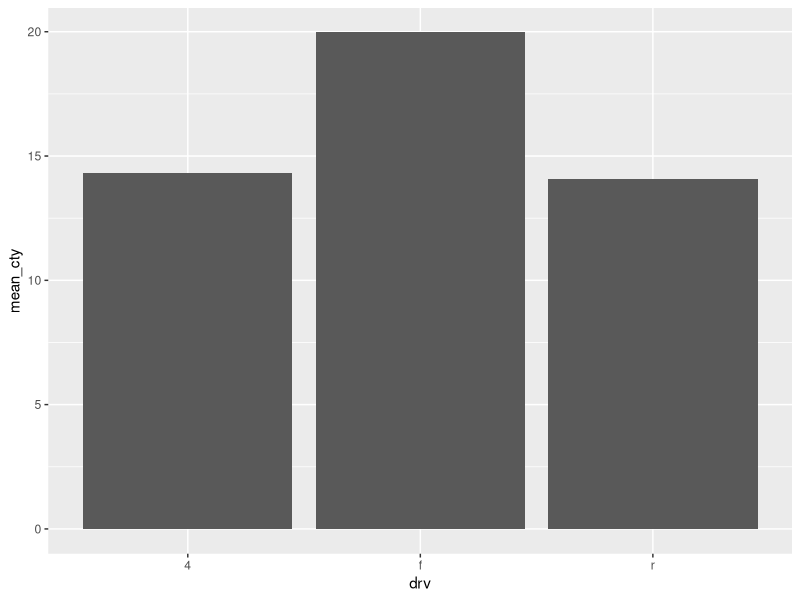
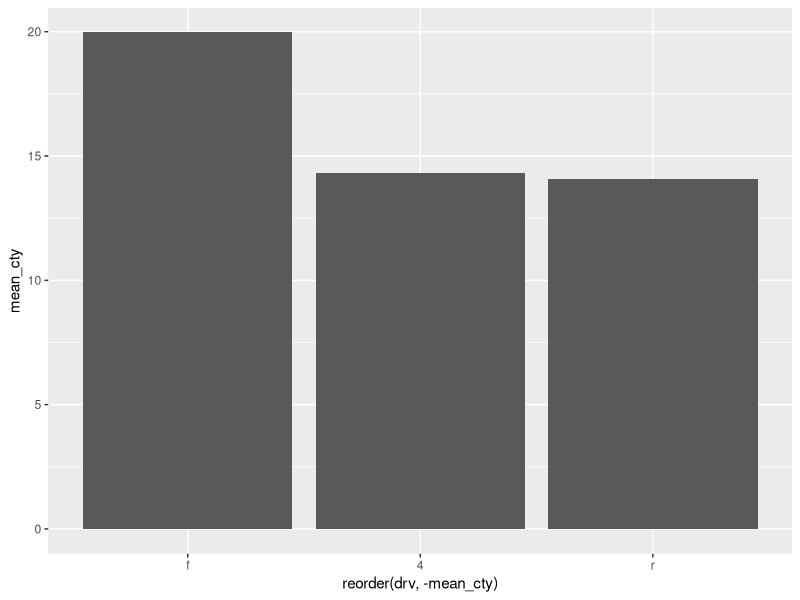
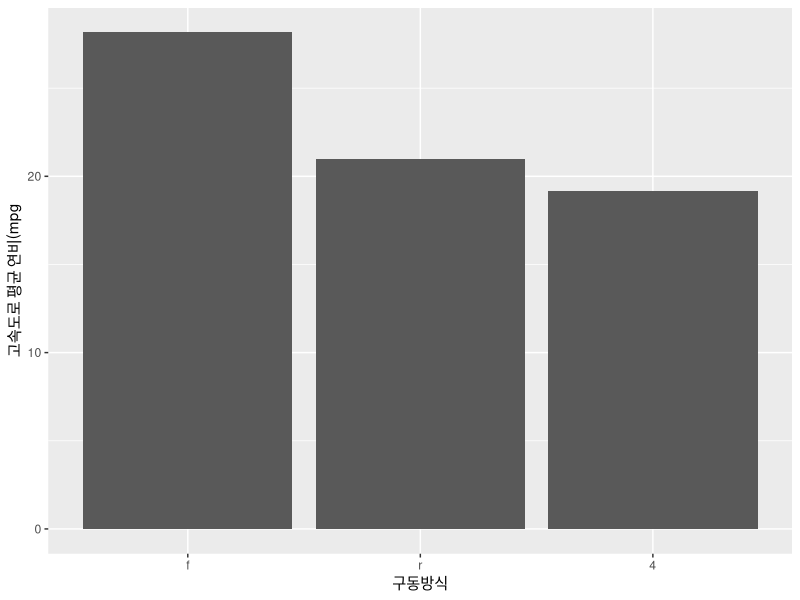
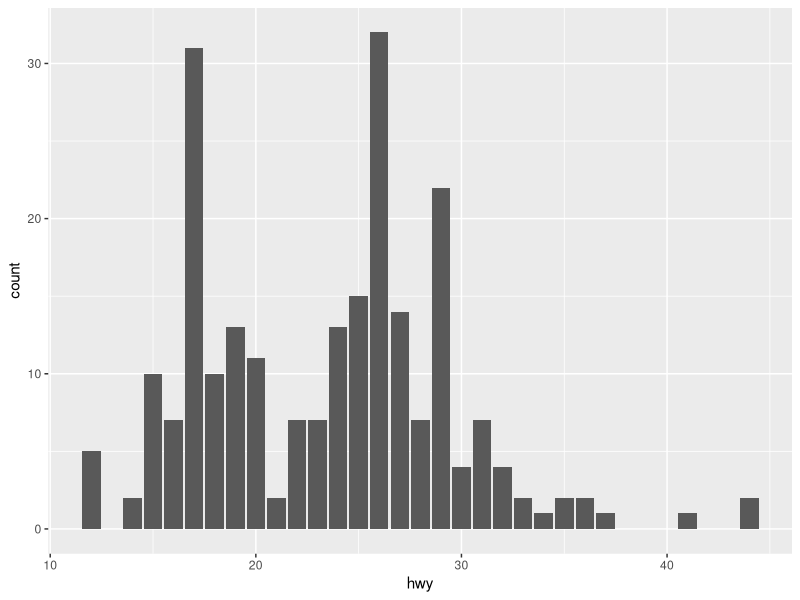

These charts were generated, in order, by the following R code: (Note: this script raises an error after producing the figures.)
# ggplot2를 사용한 여러가지 그래프
search()
library(dplyr)  # 데이터를 가공/정제하는 패키지
library(ggplot2)  # 그래프를 그리기 위한 패키지

# ggplot2::mpg 데이터 프레임
str(mpg)
# 자동차 구동방식(drv)별로 연비 차이?
df_mpg <- mpg %>% 
  group_by(drv) %>% 
  summarise(mean_cty = mean(cty))
df_mpg

# 그래프
ggplot(data = df_mpg, mapping = aes(x = drv, y = mean_cty)) +
  geom_col()

# x축의 데이터 순서를 y축의 값에 따라서 정렬하면 
# 막대 그래프를 크기 순서로 보여줄 수 있음.
# reorder(정렬할 데이터, 정렬기준)
ggplot(data = df_mpg, mapping = aes(x = reorder(drv, -mean_cty), y =  mean_cty)) +
  geom_col()

# 구동방식별 고속도로 연비 차이?
df_mpg2 <- mpg %>% 
  group_by(drv) %>% 
  summarise(mean_hwy = mean(hwy))
df_mpg2

ggplot(data = df_mpg2, mapping = aes(x = reorder(drv, -mean_hwy), y = mean_hwy)) +
  geom_col() +
  xlab("구동방식") +
  ylab("고속도로 평균 연비(mpg")


ggplot(data = mpg, mapping = aes(x = hwy)) +
  geom_bar()

# 연습문제
# 1
mpg <- as.data.frame(ggplot2::mpg)
ex_mpg

ex_mpg <- mpg %>% 
  filter(class == "suv") %>% 
  group_by(manufacturer) %>% 
  summarise(mean_cty = mean(cty)) %>% 
  arrange(desc(mean_cty)) %>% 
  head(n=5)

ggplot(data = ex_mpg, mapping = aes(x = reorder(manufacturer, -mean_cty), 
                                    y = mean_cty)) +
         geom_col()

# 2
ggplot(data = mpg, mapping = aes(x = class)) +
  geom_bar()

# 도수분포표: table()
t <- table(mpg$class)
t["compact"]
t["suv"]
ggplot(data = mpg, mapping = aes(x = class)) +
  geom_bar()

ggplot(data = mpg, mapping = aes(x = reorder(class, table(class)[class]))) +
  geom_bar()

# geom_bar(): 변수의 빈도수를 막대 그래프로 그려주는 함수
# geom_bar()에서 x축에 사용될 수 있는 변수
# 1) 범주형 변수 (예: mpg의 class)
# 2) 연속 변수(숫자) -> 구간을 나눠서 구간 안에 포함된 갯수(빈도수)
#    (예: mpg의 cty, hwy)
# geom_bar()를 사용할 때는 x축 변수만 mapping시키면 됨

# geom_col(): 어떤 변수의 크기를 막대그래프로 그려주는 함수
# 예: 성별에 따른 급여, 제조사별 평균 연비
# geom_col()을 사용할 때는 x축 변수, y축 변수를 모두 mapping시켜야 함.

df <- as.data.frame(table(mpg$class))
df
ggplot(data = df, mapping = aes(reorder(x = Var1, Freq), y = Freq)) +
  geom_col()


# 선 그래프
# ggplot2::economics 데이터 프레임
str(economics)  # [help]검색해서 데이터 파악
head(economics)
tail(economics)

# 시간에 따른 실업자수(unemploy)의 변화
ggplot(data = economics, 
       mapping = aes(x = date, y = unemploy)) +
  geom_line()

# 시간에 따른 인구(pop) 변화
ggplot(data = economics, mapping = aes(x = date, y = pop)) +
  geom_line()

# ggplot2::economics 데이터 프레임을 복사
df <- as.data.frame(economics) 
# df 데이터 프레임에 인구 대비 실업자 비율 변수(unemp_ratio)를 추가
df <- df %>% mutate(unemp_ratio = unemploy / pop * 100)

# 시간에 따른 실업자 비율을 그래프로 작성
ggplot(data = df, mapping = aes(x = date, y = unemp_ratio)) +
  geom_line()

# 시간에 따른 개인 저축률(psavert)을 그래프로 작성
ggplot(data = economics, mapping = aes(x = date, y = psavert)) +
  geom_line()

# 두 개 이상의 선 그래프를 하나의 차트에 
# 시간(date)에 따른 실업률, 저축률을 하나의 차트에
ggplot(data = df, mapping = aes(x = date)) +  # 공통 데이터/축 설정
  geom_line(mapping = aes(y = unemp_ratio), color = "darkred") + # 그래프 종류, 데이터 설정
  geom_line(mapping = aes(y = psavert), color = "darkblue")


# 실업률과 평균 실업기간과의 관계가 있을까?
ggplot(data = df, mapping = aes(x = date)) +
  geom_line(mapping = aes(y = unemp_ratio), color = "darkred") +
  geom_line(mapping = aes(y = uempmed), color = "darkblue")

# boxplot: 기술 통계량들을 한눈에 알아볼 수 있는 그래프
# 최솟값, 1사분위값, 중앙값, 3사분위값, 최댓값
# boxplot$stats의 결과값은 아래의 1) ~ 5)
# 1) 아래쪽 수염: -1.5IQR 값과 이상치가 아닌 데이터의 최솟값 중에서 더 큰값.
# 2) 사각형의 아래쪽: 데이터들을 정렬했을 때 25%에 해당하는 값(1Qu.)
# 3) 사각형 안의 선: 데이터들을 정렬했을 때 50%에 해당하는 값(중앙값, 2Qu.)
# 4) 사각형의 위쪽: 데이터들을 정렬했을 때 75%에 해당하는 값(3Qu.)
# 5) 위쪽 수염
# 6) 이상치: 사각형에서 +/- (1.5 * IQR)을 벗어난 값
# IQR(Inter-Quartile Range) = 3Qu. - 1Qu.


boxplot(mpg$cty)
boxplot(mpg$cty)$stats
summary(mpg$cty)

ggplot(data = mpg, mapping = aes(y = cty)) +
  geom_boxplot()

# cyl별 cty의 boxplot
table(mpg$cyl)
df4 <- mpg %>% filter(cyl == 4) # filter(mpg, cyl == 4)
boxplot(df4$cty)

df6 <- mpg %>% filter(cyl == 6)
boxplot(df6$cty)

ggplot(data = mpg, mapping = aes(x = as.factor(cyl), y = cty)) +
  geom_boxplot()

# drv(구동방식)별 cty의 boxplot
ggplot(data = mpg, mapping = aes(x = drv, y = cty)) +
  geom_boxplot()

table(mpg$drv)

# 연습문제
ex_mpg2 <- as.data.frame(ggplot2::mpg)
ex_mpg2 <- ex_mpg2 %>% filter(class %in% c("compact", "subcompact", "suv"))
ggplot(data = ex_mpg2, mapping = aes(x = class, y = cty)) +
  geom_boxplot()

mpg %>% 
  filter(class %in% c("compact", "subcompact", "suv")) %>% 
  ggplot(mapping = aes(x = class, y = cty)) +
  geom_boxplot()


install.packages("ggthemes")
library(ggthemes)

ggplot(data = mpg, mapping = aes(x = displ, y = hwy)) +
  geom_point() +
  theme_wsj()
